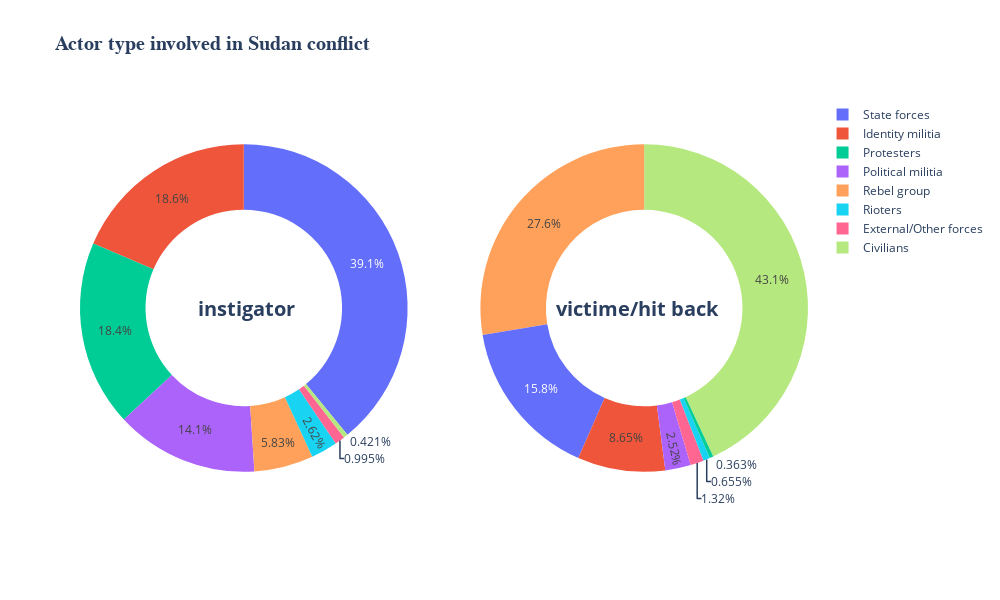

Write notebook code for a chart like this one.
### Code cell
# Create subplots
fig = make_subplots(rows=1, cols=2, specs=[[{'type':'domain'}, {'type':'domain'}]])

# Add pie charts to subplots
fig.add_trace(go.Pie(labels=actor_type1.index, values=actor_type1, name="Actor type1"), 1, 1)
fig.add_trace(go.Pie(labels=actor_type2.index, values=actor_type2, name="Actor type2"), 1, 2)

# Update traces to create donut-like pie charts
fig.update_traces(hole=.6, hoverinfo="label+percent+name")

# Update layout with title and annotations
fig.update_layout(
    title="<b> Actor type involved in Sudan conflict<b>",
    titlefont={'color':None, 'size': 20, 'family': 'San-Serif'},
    height=600,
    width=1000,
    annotations=[
        dict(text='<b>instigator', x=0.16, y=0.5, font_size=20, showarrow=False),
        dict(text='<b>victime/hit back', x=0.88, y=0.5, font_size=20, showarrow=False)
    ]
)

# Show the plot
fig.show()

### Figure 1 — Plotly figure (JSON) as saved in the notebook; plotly's stock layout.template omitted (floating-point values rounded to 4 significant figures)
{"data": [{"domain": {"x": [0, 0.45], "y": [0, 1]}, "hole": 0.6, "hoverinfo": "label+percent+name", "labels": ["State forces", "Identity militia", "Protesters", "Political militia", "Rebel group", "Rioters", "External/Other forces", "Civilians"], "name": "Actor type1", "type": "pie", "values": [13091, 6216, 6147, 4725, 1953, 878, 333, 141]}, {"domain": {"x": [0.55, 1], "y": [0, 1]}, "hole": 0.6, "hoverinfo": "label+percent+name", "labels": ["Civilians", "Rebel group", "State forces", "Identity militia", "Political militia", "External/Other forces", "Rioters", "Protesters"], "name": "Actor type2", "type": "pie", "values": [12109, 7765, 4438, 2431, 709, 372, 184, 102]}], "layout": {"annotations": [{"font": {"size": 20}, "showarrow": false, "text": "<b>instigator", "x": 0.16, "y": 0.5}, {"font": {"size": 20}, "showarrow": false, "text": "<b>victime/hit back", "x": 0.88, "y": 0.5}], "height": 600, "title": {"font": {"family": "San-Serif", "size": 20}, "text": "<b> Actor type involved in Sudan conflict<b>"}, "width": 1000}}
